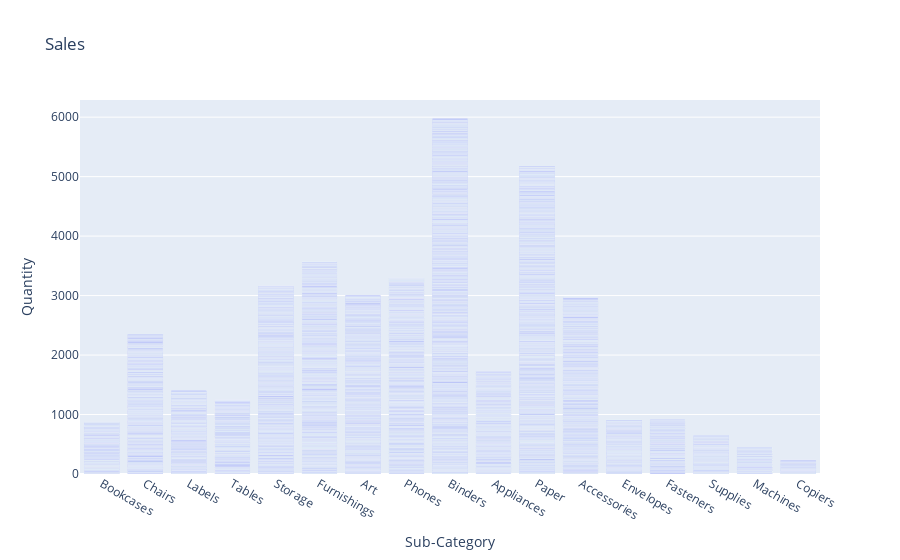

This figure's notebook cell:
### Code cell
fig = px.bar(df,x="Sub-Category",y="Quantity",title="Sales")
fig.show()

### Figure 1 — Plotly figure (JSON) as saved in the notebook; plotly's stock layout.template omitted (floating-point values rounded to 4 significant figures; data arrays with more than 128 entries replaced by an {"elided": "..."} marker saying what was removed)
{"data": [{"alignmentgroup": "True", "hovertemplate": "Sub-Category=%{x}<br>Quantity=%{y}<extra></extra>", "legendgroup": "", "marker": {"color": "#636efa", "pattern": {"shape": ""}}, "name": "", "offsetgroup": "", "orientation": "v", "showlegend": false, "textposition": "auto", "type": "bar", "x": {"elided": "9994 str values"}, "xaxis": "x", "y": {"elided": "9994 int values"}, "yaxis": "y"}], "layout": {"barmode": "relative", "legend": {"tracegroupgap": 0}, "title": {"text": "Sales"}, "xaxis": {"anchor": "y", "domain": [0, 1], "title": {"text": "Sub-Category"}}, "yaxis": {"anchor": "x", "domain": [0, 1], "title": {"text": "Quantity"}}}}
